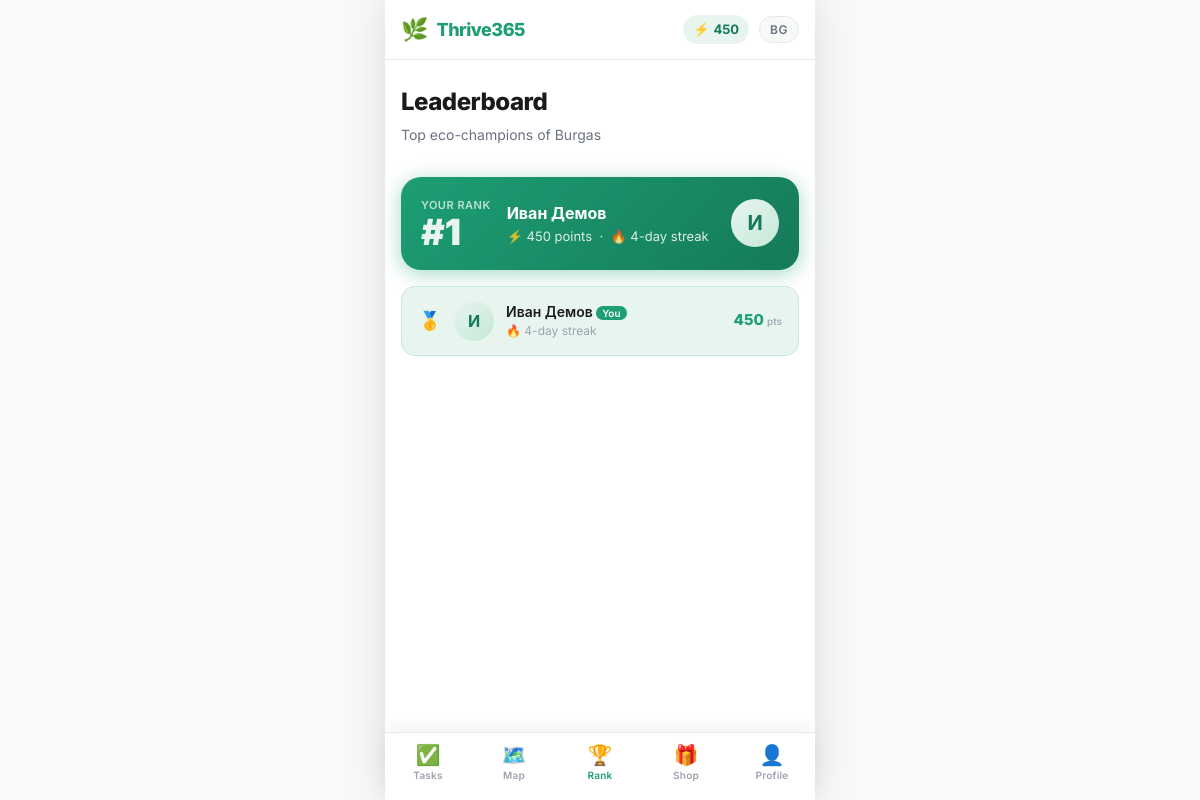
/leaderboard (signed in), run on the app's committed database.
### models.py (models this page shows)
class User(UserMixin, db.Model):
    __tablename__ = 'users'
    id = db.Column(db.Integer, primary_key=True)
    google_id = db.Column(db.String(100), unique=True, nullable=True)
    name = db.Column(db.String(100), nullable=False)
    email = db.Column(db.String(150), unique=True, nullable=False)
    avatar = db.Column(db.String(500), nullable=True)
    points = db.Column(db.Integer, default=0)
    streak = db.Column(db.Integer, default=0)
    last_active_date = db.Column(db.Date, nullable=True)
    language_preference = db.Column(db.String(2), default='en')
    created_at = db.Column(db.DateTime, default=datetime.utcnow)
    completions = db.relationship('TaskCompletion', backref='user', lazy=True, cascade='all, delete-orphan')
    redemptions = db.relationship('Redemption', backref='user', lazy=True, cascade='all, delete-orphan')
    user_badges = db.relationship('UserBadge', backref='user', lazy=True, cascade='all, delete-orphan')

### app.py (the view)
@app.route('/leaderboard')
@login_required
def leaderboard():
    top_users = User.query.order_by(User.points.desc()).limit(20).all()
    user_rank = User.query.filter(User.points > current_user.points).count() + 1
    return render_template('leaderboard.html', users=top_users, user_rank=user_rank)

### app.py (called while the page is built)
@login_manager.user_loader
def load_user(user_id):
    return db.session.get(User, int(user_id))

def get_lang():
    if current_user.is_authenticated:
        return current_user.language_preference or 'en'
    return session.get('lang', 'en')

@app.context_processor
def inject_globals():
    return {
        'lang': get_lang(),
        'current_year': datetime.now().year,
        'today': date.today(),
        'google_enabled': bool(google),
    }

### templates/leaderboard.html (shortened to what this page needs)
{% extends "base.html" %}
{% block content %}
<div class="page-header">
  <h1 class="page-title">{{ 'Leaderboard' if lang == 'en' else 'Класация' }}</h1>
  <p class="page-subtitle">{{ 'Top eco-champions of Burgas' if lang == 'en' else 'Топ еко-шампиони на Бургас' }}</p>
</div>
<div class="user-rank-card">
  <div>
    <div class="user-rank-label">{{ 'YOUR RANK' if lang == 'en' else 'ТВОЯТА ПОЗИЦИЯ' }}</div>
    <div class="user-rank-number">#{{ user_rank }}</div>
  </div>
  <div style="flex:1;">
    <div class="user-rank-name">{{ current_user.name }}</div>
    <div class="user-rank-points">⚡ {{ current_user.points }} {{ 'points' if lang == 'en' else 'точки' }} &nbsp;·&nbsp; 🔥 {{ current_user.streak }}-{{ 'day streak' if lang == 'en' else 'дн. серия' }}</div>
  </div>
  {% if current_user.avatar %}
  <img src="{{ current_user.avatar }}" class="user-avatar" alt="{{ current_user.name }}" style="width:48px;height:48px;">
  {% else %}
  <div class="avatar-placeholder" style="width:48px;height:48px;font-size:20px;">
    {{ current_user.name[0].upper() }}
  </div>
  {% endif %}
</div>
<div class="leaderboard-list">
  {% set medals = ['🥇','🥈','🥉'] %}
  {% for user in users %}
  {% set is_me = user.id == current_user.id %}
  <div class="leaderboard-item {% if is_me %}is-current-user{% endif %}">
    {% if loop.index <= 3 %}
    <div class="rank-medal">{{ medals[loop.index0] }}</div>
    {% else %}
    <div class="rank-number">{{ loop.index }}</div>
    {% endif %}
    {% if user.avatar %}
    <img src="{{ user.avatar }}" class="user-avatar" alt="{{ user.name }}">
    {% else %}
    <div class="avatar-placeholder">{{ user.name[0].upper() }}</div>
    {% endif %}
    <div class="lb-user-info">
      <div class="lb-user-name">
        {{ user.name }}{% if is_me %} <span style="font-size:10px;background:var(--green);color:white;padding:1px 6px;border-radius:8px;vertical-align:middle;">{{ 'You' if lang == 'en' else 'Ти' }}</span>{% endif %}
      </div>
      <div class="lb-streak">🔥 {{ user.streak }}-{{ 'day streak' if lang == 'en' else 'дн. серия' }}</div>
    </div>
    <div class="lb-points">{{ user.points }} <span style="font-size:10px;font-weight:500;color:var(--text-muted);">{{ 'pts' if lang == 'en' else 'т.' }}</span></div>
  </div>
  {% endfor %}
</div>
{% endblock %}

### templates/base.html (shortened to what this page needs)
<!DOCTYPE html>
<html lang="{{ lang }}">
<head>
  <link rel="stylesheet" href="{{ url_for('static', filename='css/style.css') }}">
</head>
<body class="{% block body_class %}{% endblock %}">
<div class="page-wrapper">
  <header class="app-header">
    <div class="header-inner">
      <a href="{{ url_for('tasks') if current_user.is_authenticated else url_for('index') }}" class="logo">
        <span class="logo-icon">🌿</span>
        <span class="logo-text">Thrive365</span>
      </a>
      <div class="header-actions">
        {% if current_user.is_authenticated %}
        <div class="points-badge">
          <span>⚡</span>
          <span>{{ current_user.points }}</span>
        </div>
        {% endif %}
        <button class="lang-toggle" onclick="switchLanguage()" title="Switch language">
          {{ 'BG' if lang == 'en' else 'EN' }}
        </button>
      </div>
    </div>
  </header>
  <main class="main-content {% if not current_user.is_authenticated %}no-nav{% endif %}">
    {% block content %}{% endblock %}
  </main>
  {% if current_user.is_authenticated %}
  <nav class="bottom-nav">
    <a href="{{ url_for('tasks') }}" class="nav-item {% if request.endpoint == 'tasks' %}active{% endif %}">
      <span class="nav-icon">✅</span>
      <span class="nav-label">{{ 'Tasks' if lang == 'en' else 'Задачи' }}</span>
    </a>
    <a href="{{ url_for('map_page') }}" class="nav-item {% if request.endpoint == 'map_page' %}active{% endif %}">
      <span class="nav-icon">🗺️</span>
      <span class="nav-label">{{ 'Map' if lang == 'en' else 'Карта' }}</span>
    </a>
    <a href="{{ url_for('leaderboard') }}" class="nav-item {% if request.endpoint == 'leaderboard' %}active{% endif %}">
      <span class="nav-icon">🏆</span>
      <span class="nav-label">{{ 'Rank' if lang == 'en' else 'Класация' }}</span>
    </a>
    <a href="{{ url_for('shop') }}" class="nav-item {% if request.endpoint == 'shop' %}active{% endif %}">
      <span class="nav-icon">🎁</span>
      <span class="nav-label">{{ 'Shop' if lang == 'en' else 'Магазин' }}</span>
    </a>
    <a href="{{ url_for('profile') }}" class="nav-item {% if request.endpoint == 'profile' %}active{% endif %}">
      <span class="nav-icon">👤</span>
      <span class="nav-label">{{ 'Profile' if lang == 'en' else 'Профил' }}</span>
    </a>
  </nav>
  {% endif %}
</div>
</body>
</html>

### data on the page
User: points "450", language_preference "BG", language_preference "Leaderboard", language_preference "Top eco-champions of Burgas", language_preference "YOUR RANK", name "Иван Демов", language_preference "points", streak "4", language_preference "day streak", name "И", medals "🥇", language_preference "You", language_preference "pts", language_preference "Tasks", language_preference "Map", language_preference "Rank", language_preference "Shop", language_preference "Profile"

### other printed values
{{ user_rank }} "1"
